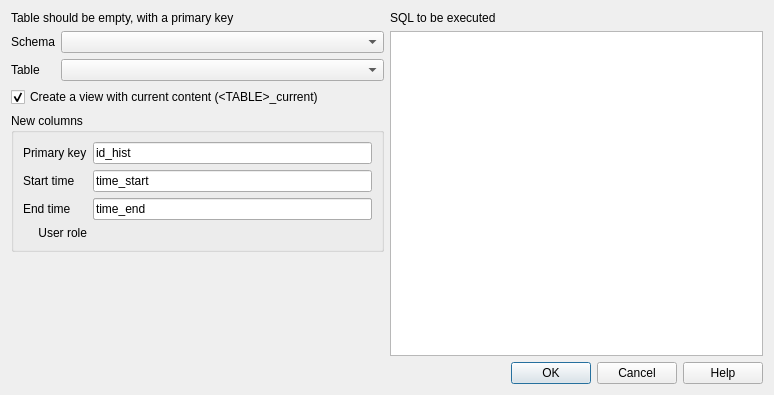
<?xml version="1.0" encoding="UTF-8"?>
<ui version="4.0">
 <class>DlgVersioning</class>
 <widget class="QDialog" name="DlgVersioning">
  <property name="geometry">
   <rect>
    <x>0</x>
    <y>0</y>
    <width>774</width>
    <height>395</height>
   </rect>
  </property>
  <property name="windowTitle">
   <string>Add Change Logging Support to a Table</string>
  </property>
  <layout class="QGridLayout" name="gridLayout_3">
   <item row="0" column="0" rowspan="2">
    <layout class="QVBoxLayout" name="verticalLayout">
     <item>
      <widget class="QLabel" name="label_4">
       <property name="text">
        <string>Table should be empty, with a primary key</string>
       </property>
      </widget>
     </item>
     <item>
      <layout class="QGridLayout" name="gridLayout">
       <item row="0" column="1">
        <widget class="QComboBox" name="cboSchema"/>
       </item>
       <item row="0" column="0">
        <widget class="QLabel" name="label_2">
         <property name="text">
          <string>Schema</string>
         </property>
         <property name="alignment">
          <set>Qt::AlignLeading|Qt::AlignLeft|Qt::AlignVCenter</set>
         </property>
        </widget>
       </item>
       <item row="1" column="0">
        <widget class="QLabel" name="label_3">
         <property name="sizePolicy">
          <sizepolicy hsizetype="Fixed" vsizetype="Preferred">
           <horstretch>0</horstretch>
           <verstretch>0</verstretch>
          </sizepolicy>
         </property>
         <property name="text">
          <string>Table</string>
         </property>
         <property name="alignment">
          <set>Qt::AlignLeading|Qt::AlignLeft|Qt::AlignVCenter</set>
         </property>
        </widget>
       </item>
       <item row="1" column="1">
        <widget class="QComboBox" name="cboTable"/>
       </item>
      </layout>
     </item>
     <item>
      <widget class="QCheckBox" name="chkCreateCurrent">
       <property name="text">
        <string>Create a view with current content (&lt;TABLE&gt;_current)</string>
       </property>
       <property name="checked">
        <bool>true</bool>
       </property>
      </widget>
     </item>
     <item>
      <widget class="QGroupBox" name="groupBox_2">
       <property name="title">
        <string>New columns</string>
       </property>
       <layout class="QGridLayout" name="gridLayout_2">
        <item row="0" column="0">
         <widget class="QLabel" name="label_6">
          <property name="text">
           <string>Primary key</string>
          </property>
          <property name="alignment">
           <set>Qt::AlignLeading|Qt::AlignLeft|Qt::AlignVCenter</set>
          </property>
         </widget>
        </item>
        <item row="0" column="1">
         <widget class="QLineEdit" name="editPkey">
          <property name="text">
           <string>id_hist</string>
          </property>
         </widget>
        </item>
        <item row="1" column="0">
         <widget class="QLabel" name="label_7">
          <property name="text">
           <string>Start time</string>
          </property>
          <property name="alignment">
           <set>Qt::AlignLeading|Qt::AlignLeft|Qt::AlignVCenter</set>
          </property>
         </widget>
        </item>
        <item row="1" column="1">
         <widget class="QLineEdit" name="editStart">
          <property name="text">
           <string>time_start</string>
          </property>
         </widget>
        </item>
        <item row="2" column="0">
         <widget class="QLabel" name="label_8">
          <property name="text">
           <string>End time</string>
          </property>
          <property name="alignment">
           <set>Qt::AlignLeading|Qt::AlignLeft|Qt::AlignVCenter</set>
          </property>
         </widget>
        </item>
        <item row="2" column="1">
         <widget class="QLineEdit" name="editEnd">
          <property name="text">
           <string>time_end</string>
          </property>
         </widget>
        </item>
        <item row="3" column="0">
         <widget class="QLabel" name="label_9">
          <property name="text">
           <string>User role</string>
          </property>
          <property name="alignment">
           <set>Qt::AlignRight|Qt::AlignTrailing|Qt::AlignVCenter</set>
          </property>
         </widget>
        </item>
        <item row="2" column="1">
         <widget class="QLineEdit" name="editUser">
          <property name="text">
           <string>time_end</string>
          </property>
         </widget>
        </item>         
       </layout>
      </widget>
     </item>
     <item>
      <spacer name="verticalSpacer">
       <property name="orientation">
        <enum>Qt::Vertical</enum>
       </property>
       <property name="sizeHint" stdset="0">
        <size>
         <width>20</width>
         <height>40</height>
        </size>
       </property>
      </spacer>
     </item>
    </layout>
   </item>
   <item row="0" column="1">
    <widget class="QLabel" name="label_5">
     <property name="text">
      <string>SQL to be executed</string>
     </property>
    </widget>
   </item>
   <item row="1" column="1">
    <widget class="QTextBrowser" name="txtSql"/>
   </item>
   <item row="2" column="0" colspan="2">
    <widget class="QDialogButtonBox" name="buttonBox">
     <property name="orientation">
      <enum>Qt::Horizontal</enum>
     </property>
     <property name="standardButtons">
      <set>QDialogButtonBox::Cancel|QDialogButtonBox::Help|QDialogButtonBox::Ok</set>
     </property>
    </widget>
   </item>
  </layout>
 </widget>
 <tabstops>
  <tabstop>cboSchema</tabstop>
  <tabstop>cboTable</tabstop>
  <tabstop>chkCreateCurrent</tabstop>
  <tabstop>editPkey</tabstop>
  <tabstop>editStart</tabstop>
  <tabstop>editEnd</tabstop>
  <tabstop>editUser</tabstop> 
  <tabstop>txtSql</tabstop>
  <tabstop>buttonBox</tabstop>
 </tabstops>
 <resources/>
 <connections>
  <connection>
   <sender>buttonBox</sender>
   <signal>rejected()</signal>
   <receiver>DlgVersioning</receiver>
   <slot>reject()</slot>
   <hints>
    <hint type="sourcelabel">
     <x>335</x>
     <y>465</y>
    </hint>
    <hint type="destinationlabel">
     <x>286</x>
     <y>274</y>
    </hint>
   </hints>
  </connection>
 </connections>
</ui>
